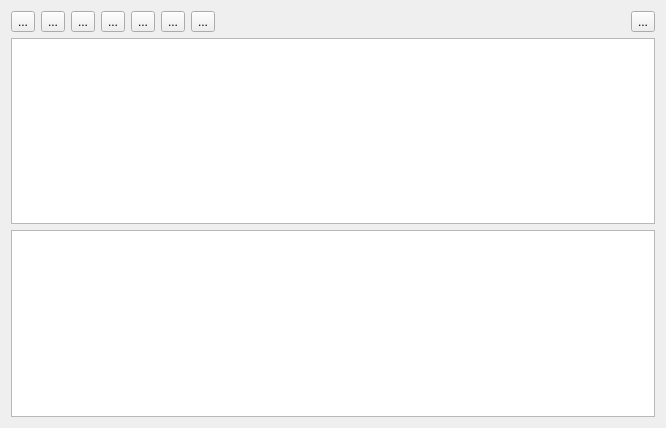
<?xml version="1.0" encoding="UTF-8"?>
<ui version="4.0">
 <class>GeoFenceDialog</class>
 <widget class="QWidget" name="GeoFenceDialog">
  <property name="geometry">
   <rect>
    <x>0</x>
    <y>0</y>
    <width>666</width>
    <height>428</height>
   </rect>
  </property>
  <property name="windowTitle">
   <string>Dialog</string>
  </property>
  <layout class="QVBoxLayout" name="verticalLayout">
   <item>
    <layout class="QHBoxLayout" name="horizontalLayout">
     <item>
      <widget class="QToolButton" name="tbAdd">
       <property name="toolTip">
        <string>Add Leg</string>
       </property>
       <property name="text">
        <string>...</string>
       </property>
       <property name="icon">
        <iconset resource="geofenceeditor.qrc">
         <normaloff>:/opmap/images/plus3.png</normaloff>:/opmap/images/plus3.png</iconset>
       </property>
      </widget>
     </item>
     <item>
      <widget class="QToolButton" name="tbDelete">
       <property name="toolTip">
        <string>Delete Leg</string>
       </property>
       <property name="text">
        <string>...</string>
       </property>
       <property name="icon">
        <iconset resource="geofenceeditor.qrc">
         <normaloff>:/opmap/images/stopb.png</normaloff>:/opmap/images/stopb.png</iconset>
       </property>
      </widget>
     </item>
     <item>
      <widget class="QToolButton" name="tbInsert">
       <property name="toolTip">
        <string>Insert Leg</string>
       </property>
       <property name="text">
        <string>...</string>
       </property>
       <property name="icon">
        <iconset resource="geofenceeditor.qrc">
         <normaloff>:/opmap/images/forward_alt.png</normaloff>:/opmap/images/forward_alt.png</iconset>
       </property>
      </widget>
     </item>
     <item>
      <widget class="QToolButton" name="tbReadFromFile">
       <property name="toolTip">
        <string>Read from file</string>
       </property>
       <property name="text">
        <string>...</string>
       </property>
       <property name="icon">
        <iconset resource="geofenceeditor.qrc">
         <normaloff>:/opmap/images/unarchive.png</normaloff>:/opmap/images/unarchive.png</iconset>
       </property>
      </widget>
     </item>
     <item>
      <widget class="QToolButton" name="tbSaveToFile">
       <property name="toolTip">
        <string>Save to file</string>
       </property>
       <property name="text">
        <string>...</string>
       </property>
       <property name="icon">
        <iconset resource="geofenceeditor.qrc">
         <normaloff>:/opmap/images/Ekisho Deep Ocean HD1.png</normaloff>:/opmap/images/Ekisho Deep Ocean HD1.png</iconset>
       </property>
      </widget>
     </item>
     <item>
      <widget class="QToolButton" name="tbSendToUAV">
       <property name="toolTip">
        <string>Send to UAV</string>
       </property>
       <property name="text">
        <string>...</string>
       </property>
       <property name="icon">
        <iconset resource="geofenceeditor.qrc">
         <normaloff>:/opmap/images/up_alt.png</normaloff>:/opmap/images/up_alt.png</iconset>
       </property>
      </widget>
     </item>
     <item>
      <widget class="QToolButton" name="tbFetchFromUAV">
       <property name="toolTip">
        <string>Fetch from UAV</string>
       </property>
       <property name="text">
        <string>...</string>
       </property>
       <property name="icon">
        <iconset resource="geofenceeditor.qrc">
         <normaloff>:/opmap/images/down_alt.png</normaloff>:/opmap/images/down_alt.png</iconset>
       </property>
      </widget>
     </item>
     <item>
      <spacer name="horizontalSpacer_2">
       <property name="orientation">
        <enum>Qt::Horizontal</enum>
       </property>
       <property name="sizeType">
        <enum>QSizePolicy::Fixed</enum>
       </property>
       <property name="sizeHint" stdset="0">
        <size>
         <width>20</width>
         <height>20</height>
        </size>
       </property>
      </spacer>
     </item>
     <item>
      <spacer name="horizontalSpacer">
       <property name="orientation">
        <enum>Qt::Horizontal</enum>
       </property>
       <property name="sizeHint" stdset="0">
        <size>
         <width>40</width>
         <height>20</height>
        </size>
       </property>
      </spacer>
     </item>
     <item>
      <widget class="QToolButton" name="tbDetails">
       <property name="toolTip">
        <string>Open Details</string>
       </property>
       <property name="text">
        <string>...</string>
       </property>
       <property name="icon">
        <iconset resource="geofenceeditor.qrc">
         <normaloff>:/opmap/images/star.png</normaloff>:/opmap/images/star.png</iconset>
       </property>
      </widget>
     </item>
    </layout>
   </item>
   <item>
    <widget class="QTableView" name="tvGeoVerticesFence"/>
   </item>
   <item>
    <widget class="QTableView" name="tvGeoFacesFence"/>
   </item>
  </layout>
 </widget>
 <resources>
  <include location="geofenceeditor.qrc"/>
 </resources>
 <connections/>
</ui>
